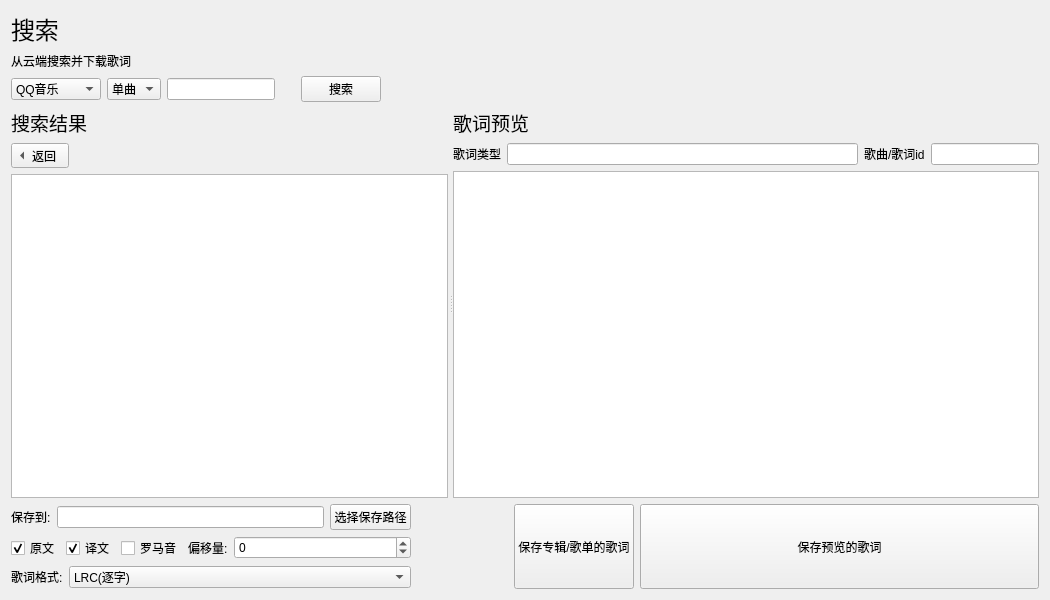
<?xml version="1.0" encoding="UTF-8"?>
<ui version="4.0">
 <class>search</class>
 <widget class="QWidget" name="search">
  <property name="geometry">
   <rect>
    <x>0</x>
    <y>0</y>
    <width>1050</width>
    <height>600</height>
   </rect>
  </property>
  <property name="windowTitle">
   <string>Form</string>
  </property>
  <layout class="QVBoxLayout" name="verticalLayout">
   <item>
    <widget class="QLabel" name="label">
     <property name="sizePolicy">
      <sizepolicy hsizetype="Fixed" vsizetype="Fixed">
       <horstretch>0</horstretch>
       <verstretch>0</verstretch>
      </sizepolicy>
     </property>
     <property name="maximumSize">
      <size>
       <width>16777215</width>
       <height>16777215</height>
      </size>
     </property>
     <property name="font">
      <font>
       <pointsize>18</pointsize>
      </font>
     </property>
     <property name="text">
      <string>搜索</string>
     </property>
    </widget>
   </item>
   <item>
    <widget class="QLabel" name="label_4">
     <property name="text">
      <string>从云端搜索并下载歌词</string>
     </property>
    </widget>
   </item>
   <item>
    <layout class="QHBoxLayout" name="horizontalLayout">
     <item>
      <widget class="QComboBox" name="source_comboBox">
       <item>
        <property name="text">
         <string>QQ音乐</string>
        </property>
       </item>
       <item>
        <property name="text">
         <string>酷狗音乐</string>
        </property>
       </item>
       <item>
        <property name="text">
         <string>网易云音乐</string>
        </property>
       </item>
      </widget>
     </item>
     <item>
      <widget class="QComboBox" name="search_type_comboBox">
       <item>
        <property name="text">
         <string>单曲</string>
        </property>
       </item>
       <item>
        <property name="text">
         <string>专辑</string>
        </property>
       </item>
       <item>
        <property name="text">
         <string>歌单</string>
        </property>
       </item>
      </widget>
     </item>
     <item>
      <widget class="QLineEdit" name="search_keyword_lineEdit">
       <property name="sizePolicy">
        <sizepolicy hsizetype="Fixed" vsizetype="Fixed">
         <horstretch>0</horstretch>
         <verstretch>0</verstretch>
        </sizepolicy>
       </property>
      </widget>
     </item>
     <item>
      <spacer name="horizontalSpacer_2">
       <property name="orientation">
        <enum>Qt::Orientation::Horizontal</enum>
       </property>
       <property name="sizeType">
        <enum>QSizePolicy::Policy::Fixed</enum>
       </property>
       <property name="sizeHint" stdset="0">
        <size>
         <width>20</width>
         <height>20</height>
        </size>
       </property>
      </spacer>
     </item>
     <item>
      <widget class="QPushButton" name="search_pushButton">
       <property name="text">
        <string>搜索</string>
       </property>
      </widget>
     </item>
     <item>
      <spacer name="horizontalSpacer">
       <property name="orientation">
        <enum>Qt::Orientation::Horizontal</enum>
       </property>
       <property name="sizeHint" stdset="0">
        <size>
         <width>40</width>
         <height>20</height>
        </size>
       </property>
      </spacer>
     </item>
    </layout>
   </item>
   <item>
    <widget class="QSplitter" name="splitter">
     <property name="sizePolicy">
      <sizepolicy hsizetype="Expanding" vsizetype="Expanding">
       <horstretch>0</horstretch>
       <verstretch>0</verstretch>
      </sizepolicy>
     </property>
     <property name="orientation">
      <enum>Qt::Orientation::Horizontal</enum>
     </property>
     <property name="opaqueResize">
      <bool>true</bool>
     </property>
     <property name="handleWidth">
      <number>5</number>
     </property>
     <property name="childrenCollapsible">
      <bool>false</bool>
     </property>
     <widget class="QWidget" name="layoutWidget_2">
      <layout class="QVBoxLayout" name="verticalLayout_3">
       <item>
        <widget class="QLabel" name="result_label">
         <property name="sizePolicy">
          <sizepolicy hsizetype="Fixed" vsizetype="Fixed">
           <horstretch>0</horstretch>
           <verstretch>0</verstretch>
          </sizepolicy>
         </property>
         <property name="font">
          <font>
           <pointsize>14</pointsize>
          </font>
         </property>
         <property name="text">
          <string>搜索结果</string>
         </property>
        </widget>
       </item>
       <item>
        <widget class="QToolButton" name="return_toolButton">
         <property name="text">
          <string>返回</string>
         </property>
         <property name="toolButtonStyle">
          <enum>Qt::ToolButtonStyle::ToolButtonTextBesideIcon</enum>
         </property>
         <property name="autoRaise">
          <bool>false</bool>
         </property>
         <property name="arrowType">
          <enum>Qt::ArrowType::LeftArrow</enum>
         </property>
        </widget>
       </item>
       <item>
        <widget class="ProportionallyStretchedTableWidget" name="results_tableWidget">
         <property name="sizePolicy">
          <sizepolicy hsizetype="Expanding" vsizetype="Expanding">
           <horstretch>0</horstretch>
           <verstretch>0</verstretch>
          </sizepolicy>
         </property>
         <property name="horizontalScrollBarPolicy">
          <enum>Qt::ScrollBarPolicy::ScrollBarAsNeeded</enum>
         </property>
         <property name="sizeAdjustPolicy">
          <enum>QAbstractScrollArea::SizeAdjustPolicy::AdjustIgnored</enum>
         </property>
         <property name="editTriggers">
          <set>QAbstractItemView::EditTrigger::NoEditTriggers</set>
         </property>
         <property name="showDropIndicator" stdset="0">
          <bool>false</bool>
         </property>
         <property name="selectionMode">
          <enum>QAbstractItemView::SelectionMode::SingleSelection</enum>
         </property>
         <property name="selectionBehavior">
          <enum>QAbstractItemView::SelectionBehavior::SelectRows</enum>
         </property>
         <property name="showGrid">
          <bool>false</bool>
         </property>
         <property name="gridStyle">
          <enum>Qt::PenStyle::SolidLine</enum>
         </property>
         <attribute name="horizontalHeaderVisible">
          <bool>true</bool>
         </attribute>
         <attribute name="horizontalHeaderCascadingSectionResizes">
          <bool>false</bool>
         </attribute>
         <attribute name="horizontalHeaderDefaultSectionSize">
          <number>100</number>
         </attribute>
         <attribute name="horizontalHeaderHighlightSections">
          <bool>true</bool>
         </attribute>
         <attribute name="horizontalHeaderShowSortIndicator" stdset="0">
          <bool>false</bool>
         </attribute>
         <attribute name="horizontalHeaderStretchLastSection">
          <bool>false</bool>
         </attribute>
         <attribute name="verticalHeaderVisible">
          <bool>false</bool>
         </attribute>
        </widget>
       </item>
      </layout>
     </widget>
     <widget class="QWidget" name="layoutWidget_3">
      <layout class="QVBoxLayout" name="verticalLayout_8">
       <item>
        <widget class="QLabel" name="label_8">
         <property name="sizePolicy">
          <sizepolicy hsizetype="Fixed" vsizetype="Fixed">
           <horstretch>0</horstretch>
           <verstretch>0</verstretch>
          </sizepolicy>
         </property>
         <property name="font">
          <font>
           <pointsize>14</pointsize>
          </font>
         </property>
         <property name="text">
          <string>歌词预览</string>
         </property>
        </widget>
       </item>
       <item>
        <layout class="QHBoxLayout" name="horizontalLayout_5">
         <item>
          <widget class="QLabel" name="label_2">
           <property name="text">
            <string>歌词类型</string>
           </property>
          </widget>
         </item>
         <item>
          <widget class="QLineEdit" name="lyric_types_lineEdit">
           <property name="text">
            <string/>
           </property>
           <property name="readOnly">
            <bool>true</bool>
           </property>
          </widget>
         </item>
         <item>
          <widget class="QLabel" name="label_3">
           <property name="text">
            <string>歌曲/歌词id</string>
           </property>
          </widget>
         </item>
         <item>
          <widget class="QLineEdit" name="songid_lineEdit">
           <property name="sizePolicy">
            <sizepolicy hsizetype="Fixed" vsizetype="Fixed">
             <horstretch>0</horstretch>
             <verstretch>0</verstretch>
            </sizepolicy>
           </property>
           <property name="readOnly">
            <bool>true</bool>
           </property>
          </widget>
         </item>
        </layout>
       </item>
       <item>
        <widget class="QPlainTextEdit" name="preview_plainTextEdit">
         <property name="sizePolicy">
          <sizepolicy hsizetype="MinimumExpanding" vsizetype="Expanding">
           <horstretch>0</horstretch>
           <verstretch>0</verstretch>
          </sizepolicy>
         </property>
         <property name="lineWrapMode">
          <enum>QPlainTextEdit::LineWrapMode::NoWrap</enum>
         </property>
         <property name="readOnly">
          <bool>true</bool>
         </property>
        </widget>
       </item>
      </layout>
     </widget>
    </widget>
   </item>
   <item>
    <layout class="QHBoxLayout" name="horizontalLayout_3">
     <item>
      <layout class="QVBoxLayout" name="verticalLayout_9">
       <item>
        <layout class="QHBoxLayout" name="horizontalLayout_7">
         <item>
          <widget class="QLabel" name="label_7">
           <property name="sizePolicy">
            <sizepolicy hsizetype="Fixed" vsizetype="Preferred">
             <horstretch>0</horstretch>
             <verstretch>0</verstretch>
            </sizepolicy>
           </property>
           <property name="text">
            <string>保存到:</string>
           </property>
          </widget>
         </item>
         <item>
          <widget class="QLineEdit" name="save_path_lineEdit">
           <property name="sizePolicy">
            <sizepolicy hsizetype="MinimumExpanding" vsizetype="Fixed">
             <horstretch>0</horstretch>
             <verstretch>0</verstretch>
            </sizepolicy>
           </property>
          </widget>
         </item>
         <item>
          <widget class="QPushButton" name="select_path_pushButton">
           <property name="sizePolicy">
            <sizepolicy hsizetype="Fixed" vsizetype="Fixed">
             <horstretch>0</horstretch>
             <verstretch>0</verstretch>
            </sizepolicy>
           </property>
           <property name="text">
            <string>选择保存路径</string>
           </property>
          </widget>
         </item>
        </layout>
       </item>
       <item>
        <layout class="QHBoxLayout" name="horizontalLayout_8">
         <item>
          <widget class="QCheckBox" name="original_checkBox">
           <property name="sizePolicy">
            <sizepolicy hsizetype="Fixed" vsizetype="Fixed">
             <horstretch>0</horstretch>
             <verstretch>0</verstretch>
            </sizepolicy>
           </property>
           <property name="text">
            <string>原文</string>
           </property>
           <property name="checked">
            <bool>true</bool>
           </property>
          </widget>
         </item>
         <item>
          <widget class="QCheckBox" name="translate_checkBox">
           <property name="sizePolicy">
            <sizepolicy hsizetype="Fixed" vsizetype="Fixed">
             <horstretch>0</horstretch>
             <verstretch>0</verstretch>
            </sizepolicy>
           </property>
           <property name="text">
            <string>译文</string>
           </property>
           <property name="checked">
            <bool>true</bool>
           </property>
          </widget>
         </item>
         <item>
          <widget class="QCheckBox" name="romanized_checkBox">
           <property name="sizePolicy">
            <sizepolicy hsizetype="Fixed" vsizetype="Fixed">
             <horstretch>0</horstretch>
             <verstretch>0</verstretch>
            </sizepolicy>
           </property>
           <property name="text">
            <string>罗马音</string>
           </property>
          </widget>
         </item>
         <item>
          <widget class="QLabel" name="label_5">
           <property name="sizePolicy">
            <sizepolicy hsizetype="Fixed" vsizetype="Preferred">
             <horstretch>0</horstretch>
             <verstretch>0</verstretch>
            </sizepolicy>
           </property>
           <property name="text">
            <string>偏移量:</string>
           </property>
          </widget>
         </item>
         <item>
          <widget class="QSpinBox" name="offset_spinBox">
           <property name="sizePolicy">
            <sizepolicy hsizetype="Preferred" vsizetype="Fixed">
             <horstretch>0</horstretch>
             <verstretch>0</verstretch>
            </sizepolicy>
           </property>
           <property name="minimum">
            <number>-999999999</number>
           </property>
           <property name="maximum">
            <number>999999999</number>
           </property>
           <property name="singleStep">
            <number>100</number>
           </property>
          </widget>
         </item>
        </layout>
       </item>
       <item>
        <layout class="QHBoxLayout" name="horizontalLayout_9">
         <item>
          <widget class="QLabel" name="label_9">
           <property name="sizePolicy">
            <sizepolicy hsizetype="Fixed" vsizetype="Preferred">
             <horstretch>0</horstretch>
             <verstretch>0</verstretch>
            </sizepolicy>
           </property>
           <property name="text">
            <string>歌词格式:</string>
           </property>
          </widget>
         </item>
         <item>
          <widget class="QComboBox" name="lyricsformat_comboBox">
           <item>
            <property name="text">
             <string>LRC(逐字)</string>
            </property>
           </item>
           <item>
            <property name="text">
             <string>LRC(逐行)</string>
            </property>
           </item>
           <item>
            <property name="text">
             <string>增强型LRC(ESLyric)</string>
            </property>
           </item>
           <item>
            <property name="text">
             <string>SRT</string>
            </property>
           </item>
           <item>
            <property name="text">
             <string>ASS</string>
            </property>
           </item>
          </widget>
         </item>
        </layout>
       </item>
       <item>
        <spacer name="verticalSpacer_2">
         <property name="orientation">
          <enum>Qt::Orientation::Vertical</enum>
         </property>
         <property name="sizeType">
          <enum>QSizePolicy::Policy::Preferred</enum>
         </property>
         <property name="sizeHint" stdset="0">
          <size>
           <width>20</width>
           <height>40</height>
          </size>
         </property>
        </spacer>
       </item>
      </layout>
     </item>
     <item>
      <spacer name="horizontalSpacer_3">
       <property name="orientation">
        <enum>Qt::Orientation::Horizontal</enum>
       </property>
       <property name="sizeType">
        <enum>QSizePolicy::Policy::Maximum</enum>
       </property>
       <property name="sizeHint" stdset="0">
        <size>
         <width>97</width>
         <height>20</height>
        </size>
       </property>
      </spacer>
     </item>
     <item>
      <widget class="QPushButton" name="save_list_lyrics_pushButton">
       <property name="sizePolicy">
        <sizepolicy hsizetype="Minimum" vsizetype="Preferred">
         <horstretch>0</horstretch>
         <verstretch>0</verstretch>
        </sizepolicy>
       </property>
       <property name="text">
        <string>保存专辑/歌单的歌词</string>
       </property>
      </widget>
     </item>
     <item>
      <widget class="QPushButton" name="save_preview_lyric_pushButton">
       <property name="sizePolicy">
        <sizepolicy hsizetype="Expanding" vsizetype="Maximum">
         <horstretch>0</horstretch>
         <verstretch>0</verstretch>
        </sizepolicy>
       </property>
       <property name="minimumSize">
        <size>
         <width>92</width>
         <height>85</height>
        </size>
       </property>
       <property name="text">
        <string>保存预览的歌词</string>
       </property>
      </widget>
     </item>
    </layout>
   </item>
  </layout>
 </widget>
 <customwidgets>
  <customwidget>
   <class>ProportionallyStretchedTableWidget</class>
   <extends>QTableWidget</extends>
   <header>ui.custom_widgets</header>
  </customwidget>
 </customwidgets>
 <resources/>
 <connections/>
</ui>
